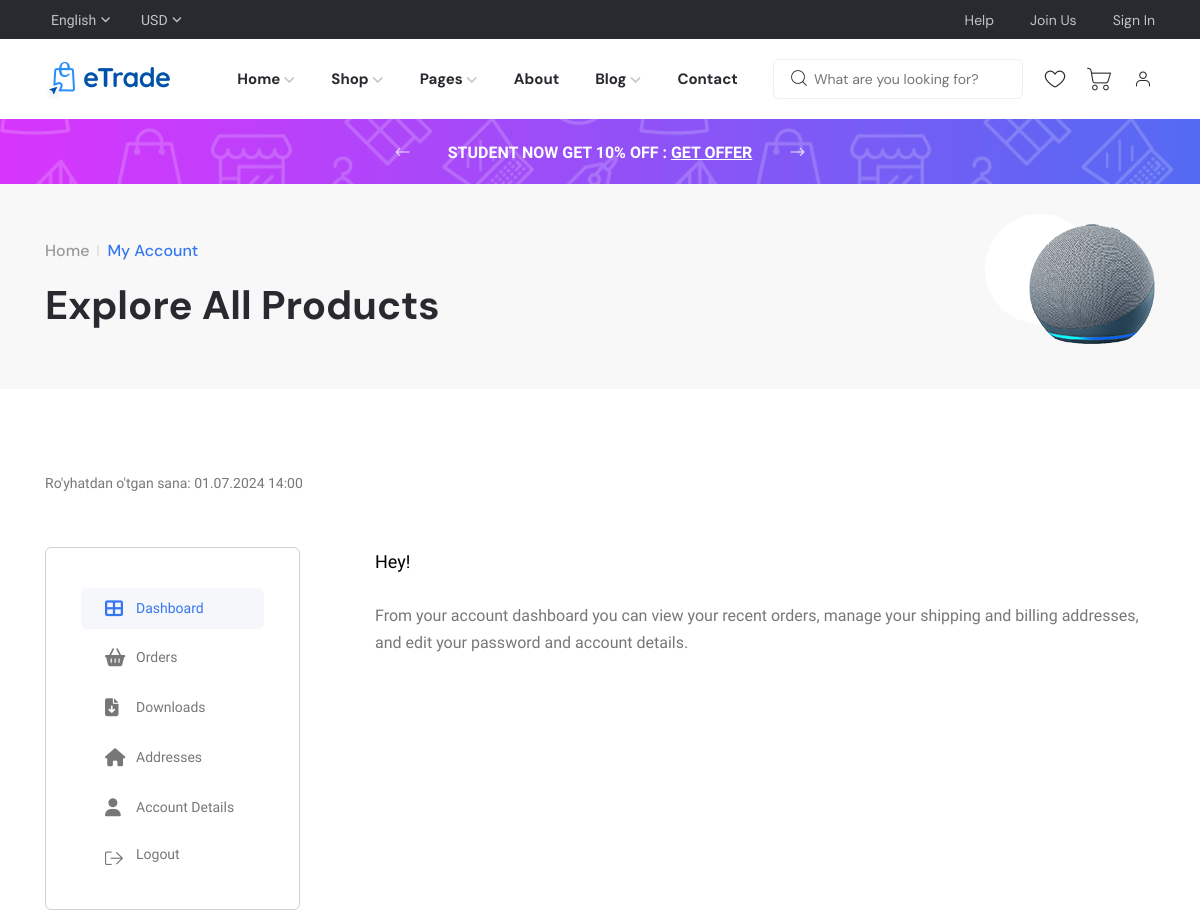
The page /users/profile/ (signed in, upper part) on the database as committed earlier.
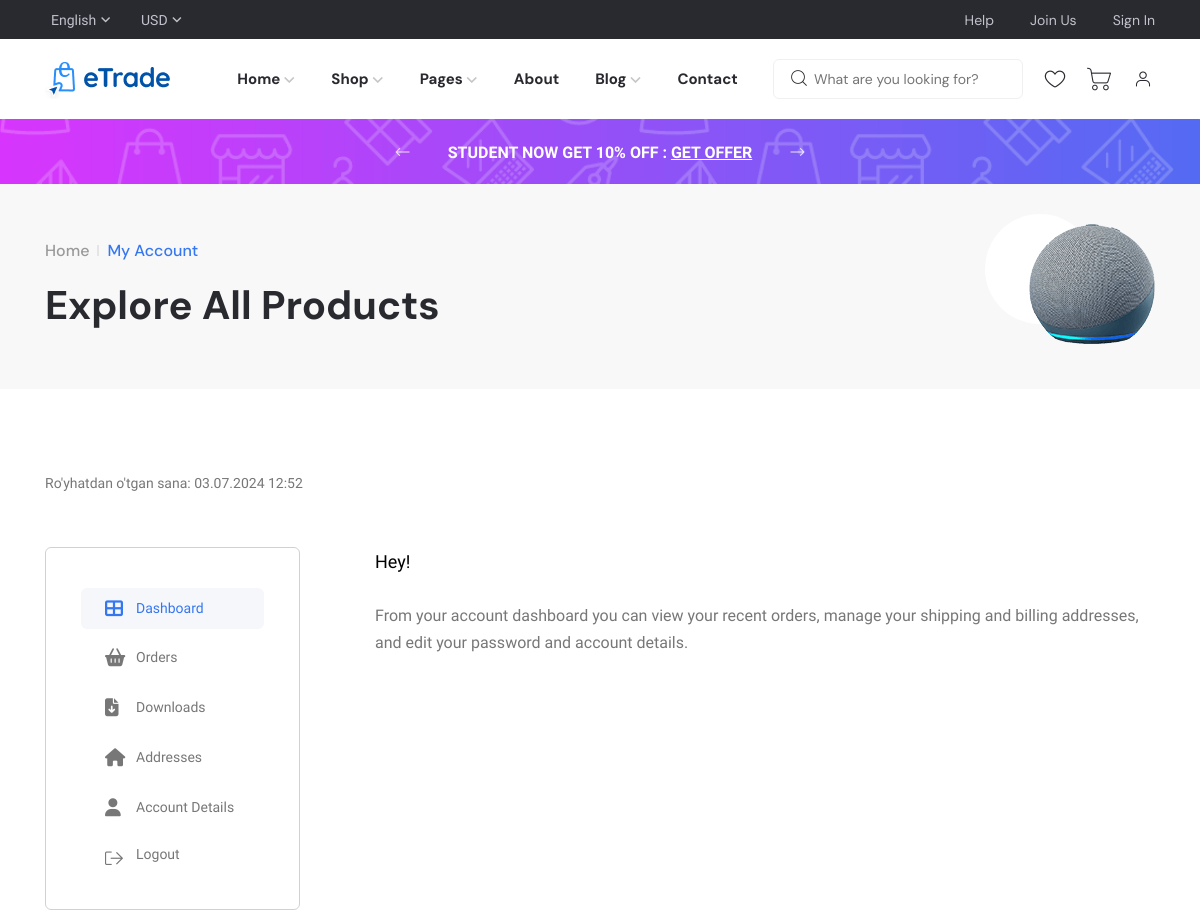
The same page on the database as committed later.
### users/models.py (models this page shows, shortened)
class CustomUser(AbstractUser):
    phone_nubmer = models.CharField(max_length=100)
    tg_username = models.CharField(max_length=150)
    avatar = models.ImageField(upload_to="avatars/", default="avatars/avatar_default.png")

### users/views.py (the view, shortened to what this page needs)
# urls.py: path('profile/', ProfileView.as_view(), name='profile'),
class ProfileView(View):
    def get(self, request):
        user = get_object_or_404(CustomUser, id=request.user.id)
        registration_date = request.user.date_joined
        form = UpdateProfileForm(instance=request.user)
        return render(request, 'profile.html', {'customuser': user, 'user_date': registration_date, 'form': form})

### users/forms.py
class UpdateProfileForm(forms.ModelForm):
    class Meta:
        model = CustomUser
        fields = ('first_name', 'last_name', 'username', 'email', 'phone_nubmer', 'tg_username',)

### main/views.py (called while the page is built)
def for_all_pages(request):
    products = Product.objects.all()
    categories = Category.objects.all()
    cart_items = CartItem.objects.all()
    context = {
        "category": categories,
        "product": products,
        'items': cart_items,
    }
    return context

### template/profile.html (shortened to what the changed rows need)
{% extends "layouts/base.html" %}
{% load static %}
{% load crispy_forms_tags %}
{% block content %}
    <main class="main-wrapper">
        <div class="axil-breadcrumb-area">
            <div class="container">
                <div class="row align-items-center">
                    <div class="col-lg-6 col-md-8">
                        <div class="inner">
                            <h1 class="title">Explore All Products</h1>
                        </div>
                    </div>
                </div>
            </div>
        </div>
        <div class="axil-dashboard-area axil-section-gap">
            <div class="container">
                <div class="axil-dashboard-warp">
                    <div class="axil-dashboard-author">
                        <div class="media">
                            <div class="media-body">
                                <span class="joining-date">Ro'yhatdan o'tgan sana: {{ user_date|date:"SHORT_DATETIME_FORMAT" }}</span>
                            </div>
                        </div>
                    </div>
                </div>
            </div>
        </div>
    </main>
{% endblock %}

Rows that differ between the two databases and show on the page:
changed CustomUser: date_joined "01.07.2024 14:00" → "03.07.2024 12:52"
